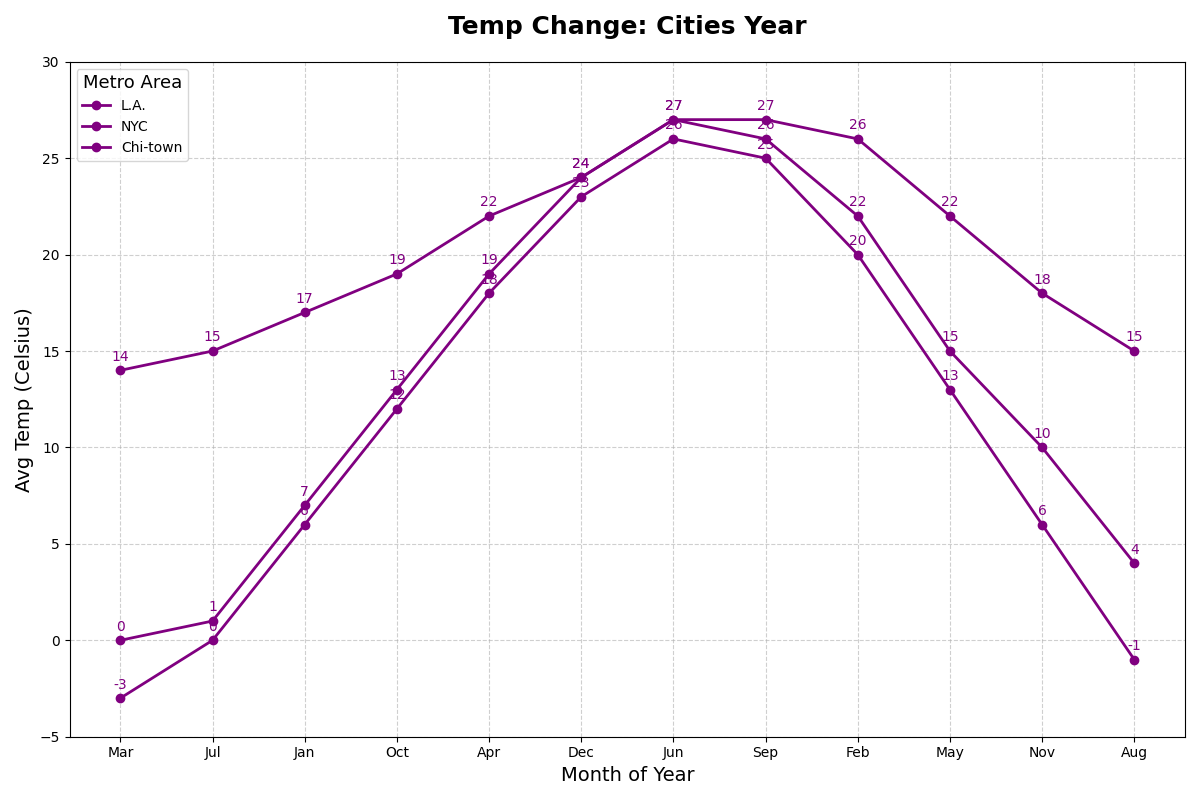

Here is the Python script that generated this plot:
import matplotlib.pyplot as plt
import numpy as np

months = np.array(['Mar', 'Jul', 'Jan', 'Oct', 'Apr', 'Dec', 'Jun', 'Sep', 'Feb', 'May', 'Nov', 'Aug'])
la_temps = np.array([14, 15, 17, 19, 22, 24, 27, 27, 26, 22, 18, 15])
ny_temps = np.array([0, 1, 7, 13, 19, 24, 27, 26, 22, 15, 10, 4])
chicago_temps = np.array([-3, 0, 6, 12, 18, 23, 26, 25, 20, 13, 6, -1])

fig, ax = plt.subplots(figsize=(12, 8))

consistent_color = 'purple'

ax.plot(months, la_temps, marker='o', linestyle='-', color=consistent_color, label='L.A.', linewidth=2)
ax.plot(months, ny_temps, marker='o', linestyle='-', color=consistent_color, label='NYC', linewidth=2)
ax.plot(months, chicago_temps, marker='o', linestyle='-', color=consistent_color, label='Chi-town', linewidth=2)

ax.set_title("Temp Change: Cities Year", fontsize=18, weight='bold', pad=20)
ax.set_xlabel("Month of Year", fontsize=14)
ax.set_ylabel("Avg Temp (Celsius)", fontsize=14)
ax.set_ylim(-5, 30)
ax.grid(True, linestyle='--', alpha=0.6)

for i, txt in enumerate(la_temps):
    ax.text(months[i], la_temps[i] + 0.5, str(txt), ha='center', fontsize=10, color=consistent_color)
for i, txt in enumerate(ny_temps):
    ax.text(months[i], ny_temps[i] + 0.5, str(txt), ha='center', fontsize=10, color=consistent_color)
for i, txt in enumerate(chicago_temps):
    ax.text(months[i], chicago_temps[i] + 0.5, str(txt), ha='center', fontsize=10, color=consistent_color)

ax.legend(title='Metro Area', title_fontsize='13', fontsize='10', loc='upper left')

plt.tight_layout()
plt.show()
